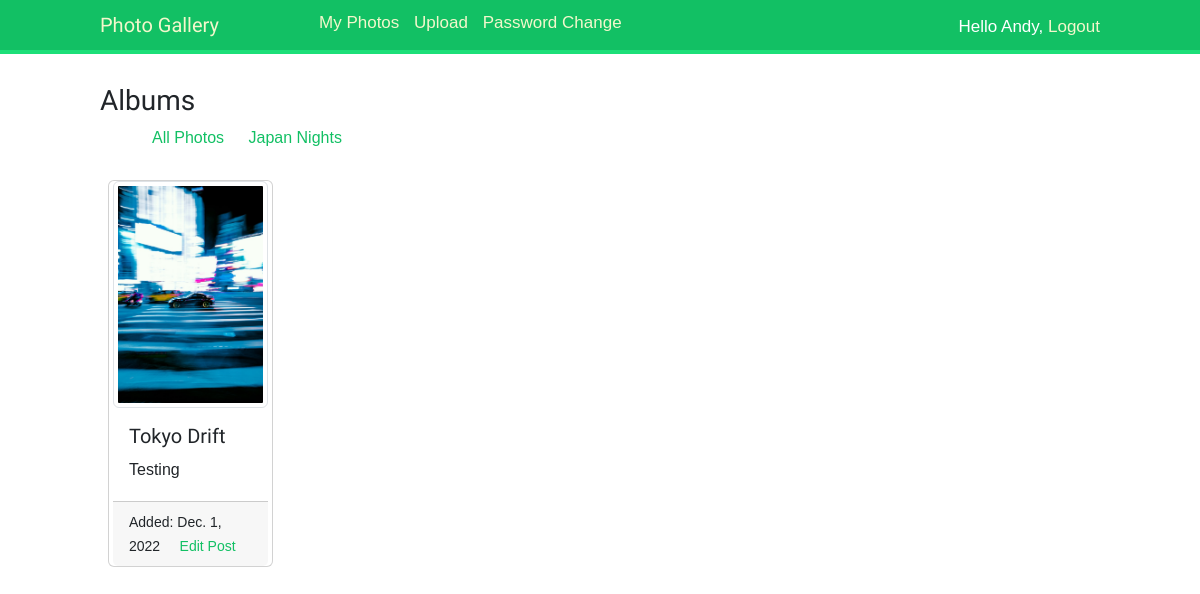
The app's page /album/admin_japan-nights/ (signed in), older data.
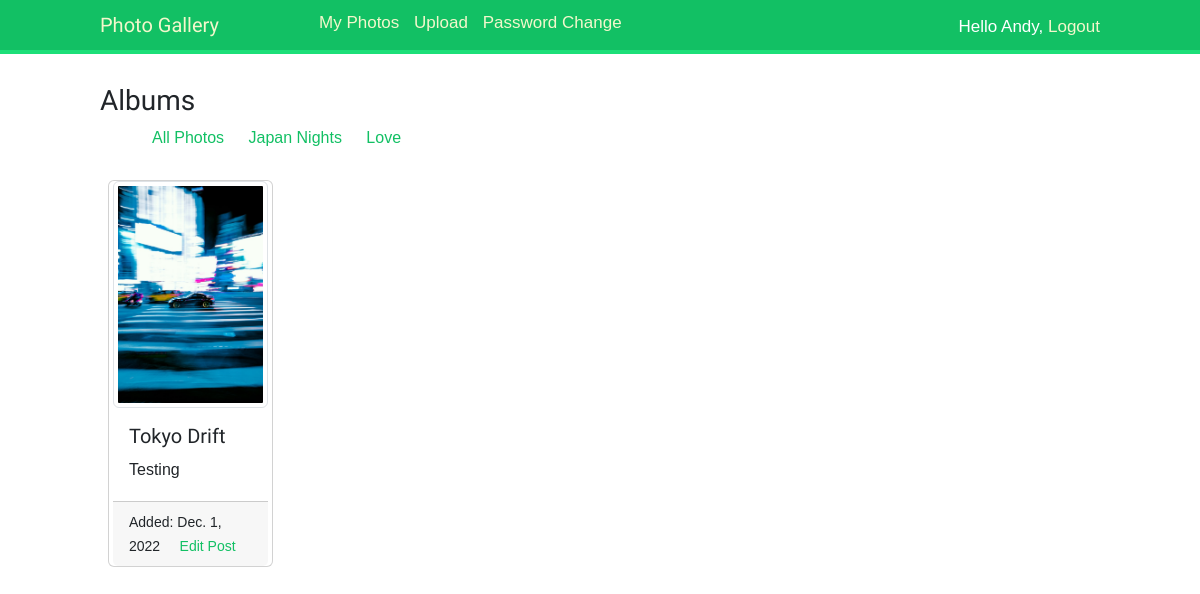
The same page, newer data.
### photos/models.py (models this page shows, shortened)
class Album(models.Model):
    user = models.ForeignKey(User,on_delete=models.CASCADE, db_index=True,null=True)
    name = models.CharField(max_length=100, db_index=True)
    slug = models.SlugField(max_length=100, unique=True)
    def get_absolute_url(self):
        return reverse("photo:photo_albums", args=[self.slug])

class Photo(models.Model):
    user = models.ForeignKey(User,on_delete=models.CASCADE, db_index=True)
    album = models.ForeignKey(Album,on_delete=models.CASCADE, related_name ='photo')
    title = models.CharField(max_length=200,blank = False, db_index=True)
    description = models.TextField(blank = True)
    image = models.ImageField(blank = False,upload_to = 'photo/%Y/%m/%d')
    slug = models.SlugField(max_length=200, unique=True)
    created = models.DateField(auto_now_add=True)
    def get_absolute_url(self):
        return reverse("photo:detail", args=[self.id,self.slug])

### photos/views.py (the view)
# urls.py: path('',views.photo_list,name="photo_list"),
@login_required()
def photo_list(request,album_slug=None,):
    user_albums = Album.objects.filter(photo__user = request.user).distinct()
    photos = Photo.objects.filter(user__username=request.user)
    if album_slug:
        album = get_object_or_404(Album,slug=album_slug)
        photos = photos.filter(album=album)
    context = {
        'photos': photos,
        'user_albums':user_albums
    }
    return render(request,'photo_album/album.html',context)

### photos/templates/photo_album/album.html (shortened to what this page needs)
{% extends 'base.html' %}
{% load static %}
{% block content %}
    <div>
        <h3>Albums</h3>
        <ul>
            <li style="display: inline-block; padding-left:20px;">
                <a href="{% url 'photo:photo_list' %}">All Photos</a>
            </li>
            {% for album in user_albums %}
                <li style="display: inline-block; padding-left:20px;">
                    <a href="{{album.get_absolute_url}}">{{album.name}}</a>
                </li>
            {% endfor %}
        </ul>
    </div>
    <div class ="container-fluid">
        <div class="card-group content" style = "margin-top:30px;">
            <div class="row row-cols-1 row-cols-md-4 g-2">
                {% for photo in photos %}
                    <div class="card">
                        <a href="{{photo.get_absolute_url}}">
                            <img src="{{photo.image.url}}" class="img-fluid img-thumbnail" alt="..." >
                        </a>
                        <div class="card-body">
                            <h5 class="card-title">{{photo.title}}</h5>
                            <p class="card-text">{{photo.description|truncatewords:10}}</p>
                        </div>
                        <div class="card-footer">
                            <small >Added: {{photo.created}}</small>
                            <small class="text-muted" style = "text-align: center; margin-left: 15px;"><a href="{% url 'photo:edit' photo.id photo.slug %}">Edit Post</a></small>
                        </div>
                    </div>
                {%endfor%}
            </div>
        </div>
    </div>
{% endblock content %}

Row changes from the older to the newer data that the page shows:
added Album: name "Love"
